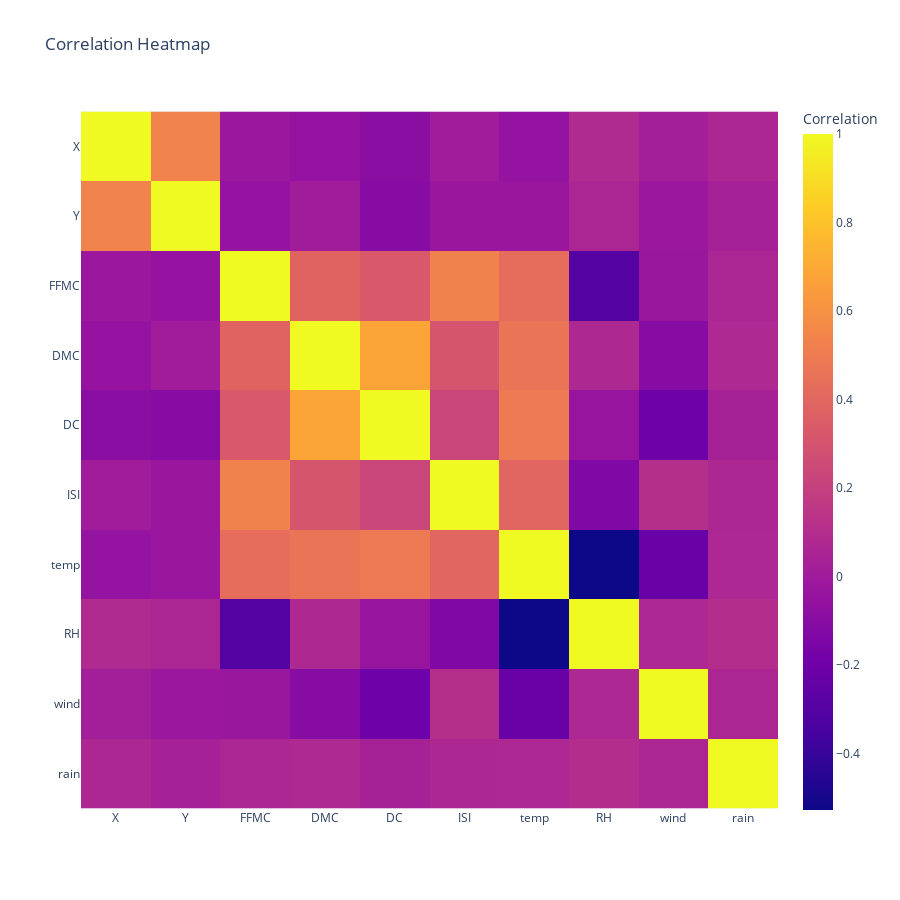

Here is the notebook cell this chart was saved with:
### Code cell
import plotly.express as px

# Exclude non-numeric columns
numeric_columns = df.select_dtypes(include=['number'])

# Calculate correlation matrix
corr_matrix = numeric_columns.corr()

# Plot correlation heatmap using Plotly Express
fig = px.imshow(corr_matrix, 
                labels=dict(color="Correlation"), 
                x=corr_matrix.columns, 
                y=corr_matrix.columns,
                title='Correlation Heatmap')
fig.update_layout(height=900, width=900)
fig.show()

### Figure 1 — Plotly figure (JSON) as saved in the notebook; plotly's stock layout.template omitted (floating-point values rounded to 4 significant figures)
{"data": [{"coloraxis": "coloraxis", "hovertemplate": "x: %{x}<br>y: %{y}<br>Correlation: %{z}<extra></extra>", "name": "0", "type": "heatmap", "x": ["X", "Y", "FFMC", "DMC", "DC", "ISI", "temp", "RH", "wind", "rain"], "xaxis": "x", "y": ["X", "Y", "FFMC", "DMC", "DC", "ISI", "temp", "RH", "wind", "rain"], "yaxis": "y", "z": [[1, 0.5395, -0.02104, -0.04838, -0.08592, 0.00621, -0.05126, 0.08522, 0.0188, 0.06539], [0.5395, 1, -0.04631, 0.007782, -0.1012, -0.02449, -0.0241, 0.06222, -0.02034, 0.03323], [-0.02104, -0.04631, 1, 0.3826, 0.3305, 0.5318, 0.4315, -0.301, -0.02848, 0.0567], [-0.04838, 0.007782, 0.3826, 1, 0.6822, 0.3051, 0.4696, 0.07379, -0.1053, 0.07479], [-0.08592, -0.1012, 0.3305, 0.6822, 1, 0.2292, 0.4962, -0.03919, -0.2035, 0.03586], [0.00621, -0.02449, 0.5318, 0.3051, 0.2292, 1, 0.3943, -0.1325, 0.1068, 0.06767], [-0.05126, -0.0241, 0.4315, 0.4696, 0.4962, 0.3943, 1, -0.5274, -0.2271, 0.06949], [0.08522, 0.06222, -0.301, 0.07379, -0.03919, -0.1325, -0.5274, 1, 0.06941, 0.09975], [0.0188, -0.02034, -0.02848, -0.1053, -0.2035, 0.1068, -0.2271, 0.06941, 1, 0.06112], [0.06539, 0.03323, 0.0567, 0.07479, 0.03586, 0.06767, 0.06949, 0.09975, 0.06112, 1]]}], "layout": {"coloraxis": {"colorbar": {"title": {"text": "Correlation"}}, "colorscale": [[0, "#0d0887"], [0.1111, "#46039f"], [0.2222, "#7201a8"], [0.3333, "#9c179e"], [0.4444, "#bd3786"], [0.5556, "#d8576b"], [0.6667, "#ed7953"], [0.7778, "#fb9f3a"], [0.8889, "#fdca26"], [1, "#f0f921"]]}, "height": 900, "title": {"text": "Correlation Heatmap"}, "width": 900, "xaxis": {"anchor": "y", "autorange": true, "constrain": "domain", "domain": [0, 1], "range": [-0.5, 9.5], "scaleanchor": "y", "type": "category"}, "yaxis": {"anchor": "x", "autorange": true, "constrain": "domain", "domain": [0.01597, 0.984], "range": [9.5, -0.5], "type": "category"}}}
